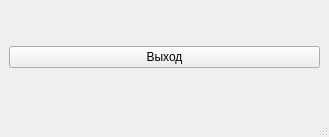
<?xml version="1.0" encoding="UTF-8"?>
<ui version="4.0">
 <class>MainWindow</class>
 <widget class="QMainWindow" name="MainWindow">
  <property name="geometry">
   <rect>
    <x>0</x>
    <y>0</y>
    <width>329</width>
    <height>137</height>
   </rect>
  </property>
  <property name="windowTitle">
   <string>MainWindow</string>
  </property>
  <widget class="QWidget" name="centralwidget">
   <layout class="QVBoxLayout" name="verticalLayout">
    <item>
     <widget class="QPushButton" name="Quit">
      <property name="text">
       <string>Выход</string>
      </property>
     </widget>
    </item>
   </layout>
  </widget>
  <widget class="QMenuBar" name="menubar">
   <property name="geometry">
    <rect>
     <x>0</x>
     <y>0</y>
     <width>329</width>
     <height>26</height>
    </rect>
   </property>
  </widget>
  <widget class="QStatusBar" name="statusbar"/>
 </widget>
 <resources/>
 <connections/>
</ui>
